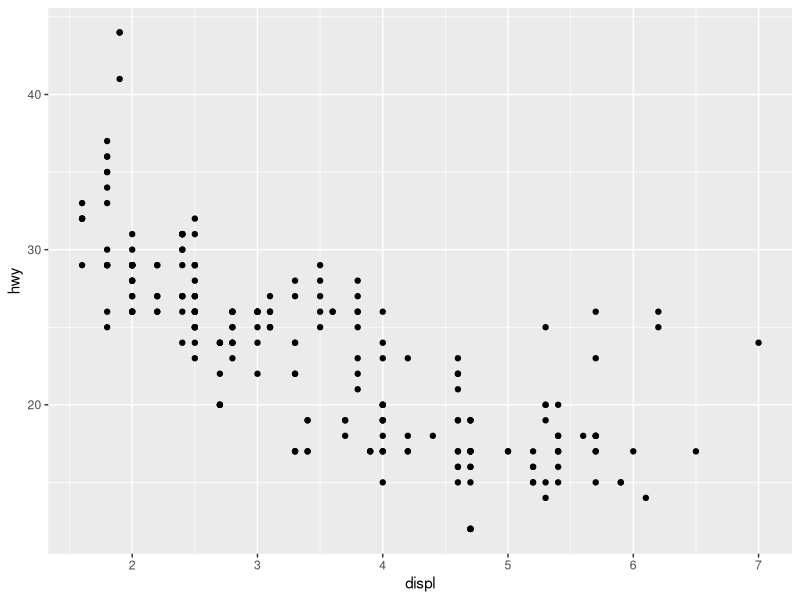
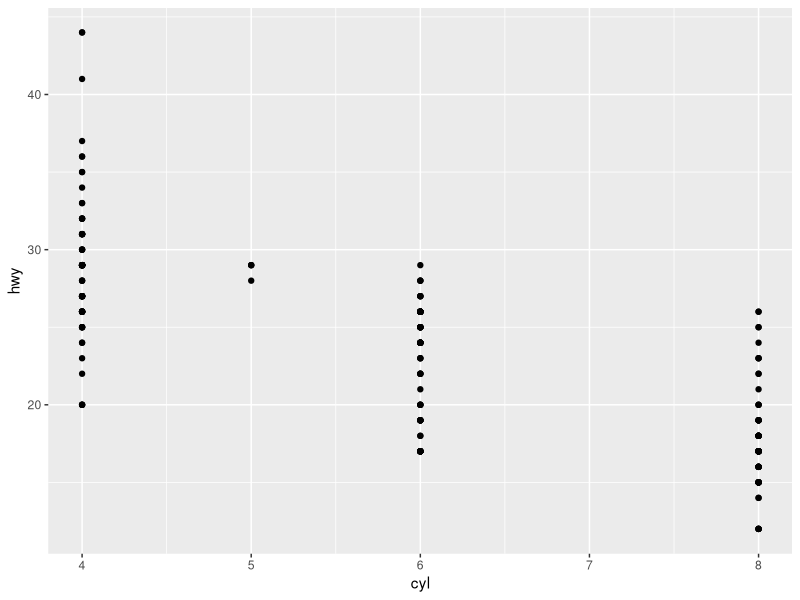
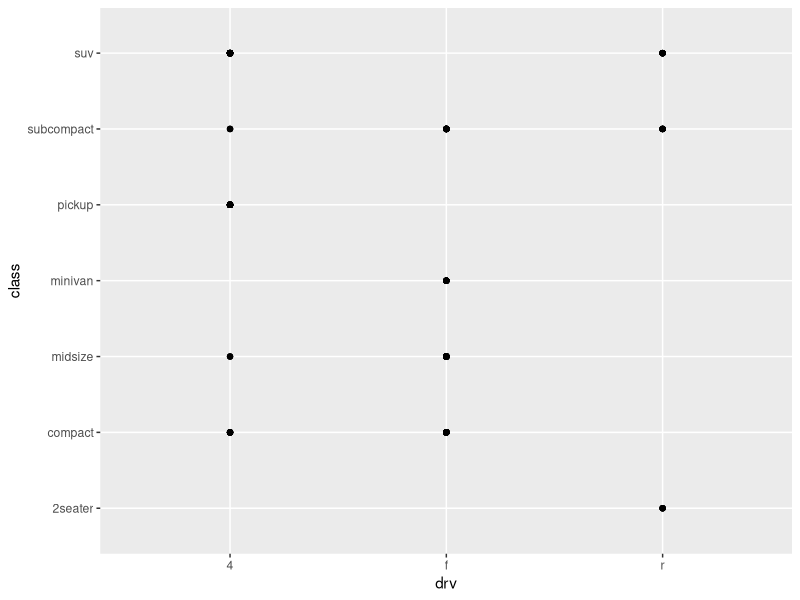
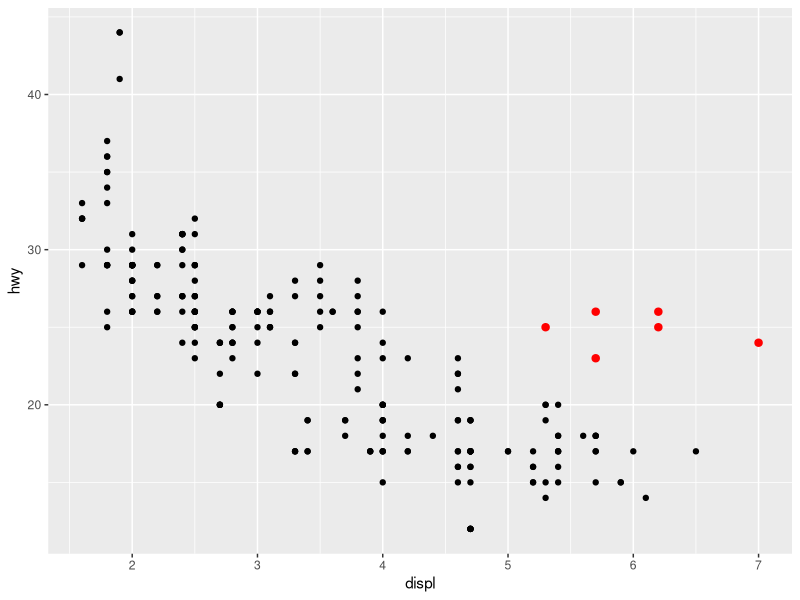
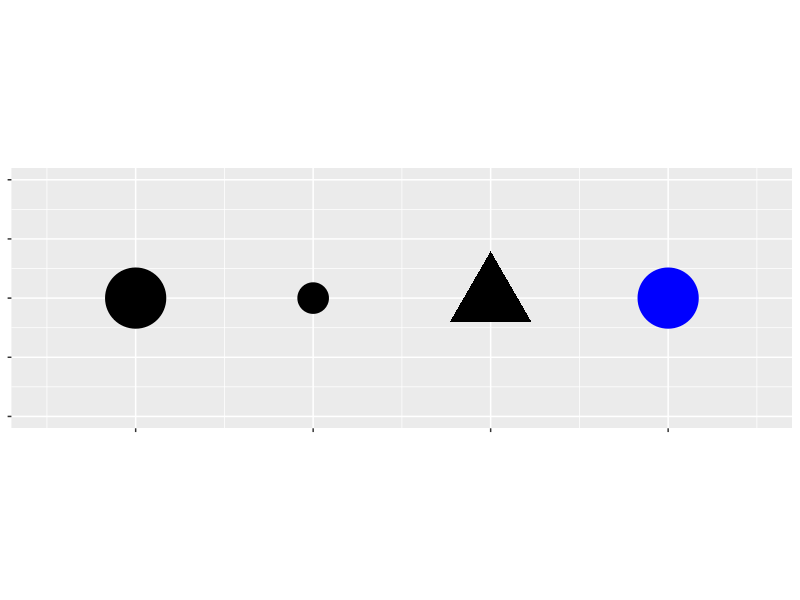
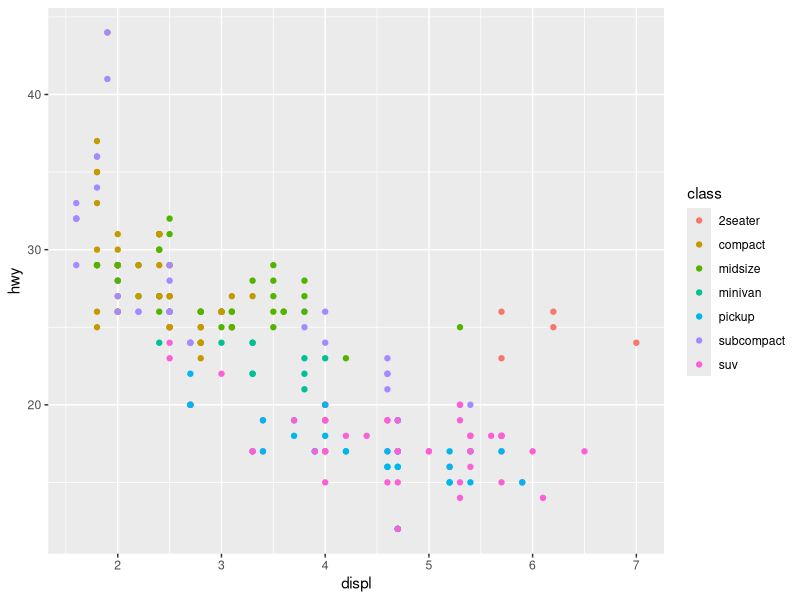
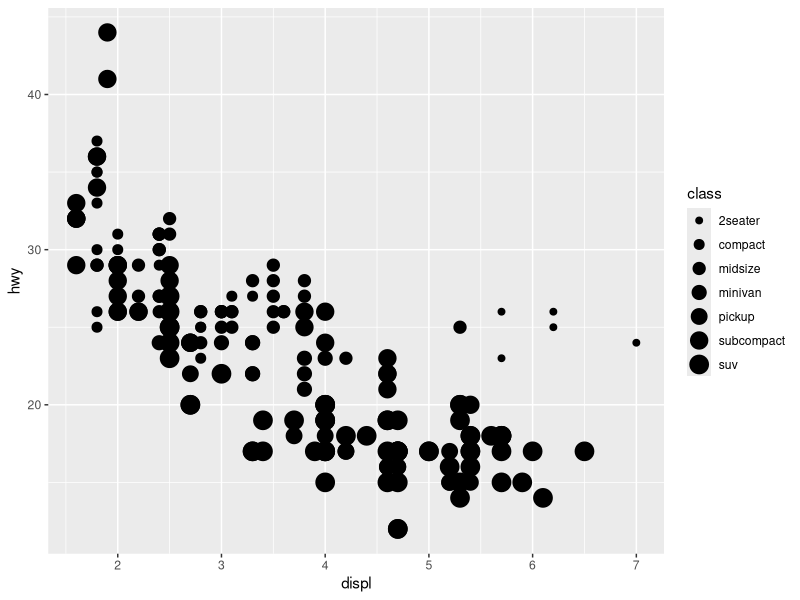
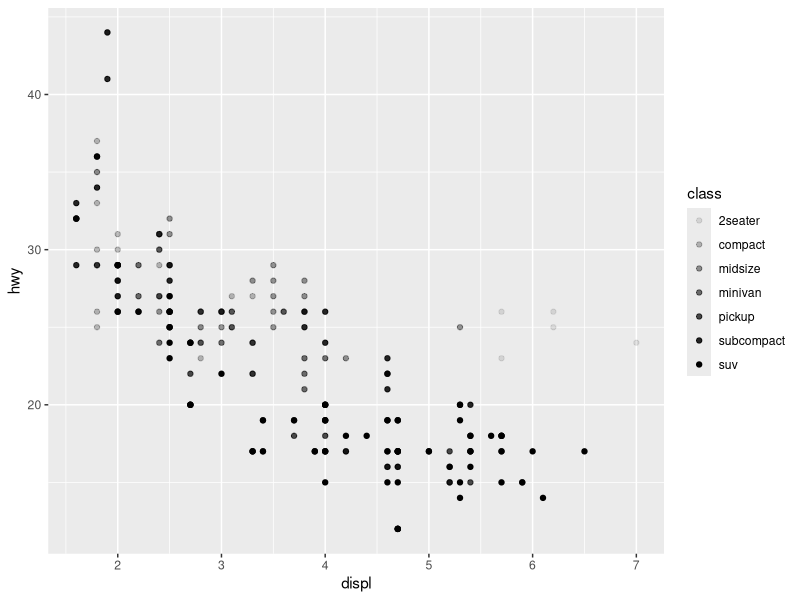

Source code (R) for these figures, in order: (Note: this script raises an error after producing the figures.)
## ---- chunk 1
set.seed(1014)
#options(digits = 3)

knitr::opts_chunk$set(comment = "#>",collapse = TRUE,cache = TRUE,out.width = "70%",fig.align = 'center',fig.width = 7,fig.asp = 0.618)

options(dplyr.print_min = 5, dplyr.print_max = 5)
## ---- chunk 2
library(tidyverse)
## ---- chunk 3
mpg
## ---- chunk 4
ggplot(data = mpg) + 
  geom_point(mapping = aes(x = displ, y = hwy))
## ---- chunk 5
dim(mpg)
## ---- chunk 6
?mpg

# drv
# f = front-wheel drive, r = rear wheel drive, 4 = 4wd

## ---- chunk 7
ggplot(mpg) +
  geom_point(aes(cyl, hwy))
## ---- chunk 8
ggplot(mpg) +
  geom_point(aes(drv, class)) # Informs of existence, nothing more.
## ---- chunk 9
ggplot(data = mpg, mapping = aes(x = displ, y = hwy)) +
  geom_point() + 
  geom_point(data = dplyr::filter(mpg, displ > 5, hwy > 20), colour = "red", size = 2.2)
## ---- chunk 10
ggplot() +
  geom_point(aes(1, 1), size = 20) +
  geom_point(aes(2, 1), size = 10) + 
  geom_point(aes(3, 1), size = 20, shape = 17) + 
  geom_point(aes(4, 1), size = 20, colour = "blue") + 
  scale_x_continuous(NULL, limits = c(0.5, 4.5), labels = NULL) + 
  scale_y_continuous(NULL, limits = c(0.9, 1.1), labels = NULL) + 
  theme(aspect.ratio = 1/3)
## ---- chunk 11
ggplot(data = mpg) + 
  geom_point(mapping = aes(x = displ, y = hwy, color = class))
## ---- chunk 12
ggplot(data = mpg) + 
  geom_point(mapping = aes(x = displ, y = hwy, size = class))
## ---- chunk 13
# Left
ggplot(data = mpg) + 
  geom_point(mapping = aes(x = displ, y = hwy, alpha = class))

# Right
ggplot(data = mpg) + 
  geom_point(mapping = aes(x = displ, y = hwy, shape = class))
## ---- chunk 14
ggplot(data = mpg) + 
  geom_point(mapping = aes(x = displ, y = hwy), color = "blue")
## ---- chunk 15
    ggplot(data = mpg) + 
      geom_point(mapping = aes(x = displ, y = hwy, color = "blue"))
## ---- chunk 16
ggplot(data = mpg) + 
  geom_point(mapping = aes(x = displ, y = hwy), color = "blue")
## ---- chunk 17
    str(mpg) # all vars are categorical except cty and hwy
## ---- chunk 18
    ggplot(mpg) +
      geom_point(aes(displ, cty, color = hwy))
## ---- chunk 19
    ggplot(mpg) +
      geom_point(aes(displ, cty, size = hwy))
## ---- chunk 20
ggplot(data = mpg) + 
  geom_point(mapping = aes(x = displ, y = hwy)) + 
  facet_wrap(~ class, nrow = 2)
## ---- chunk 21
ggplot(data = mpg) + 
  geom_point(mapping = aes(x = displ, y = hwy)) + 
  facet_grid(drv ~ cyl)
## ---- chunk 22
    ggplot(data = mpg) + 
      geom_point(mapping = aes(x = drv, y = cyl))
## ---- chunk 23
    ggplot(data = mpg) + 
      geom_point(mapping = aes(x = displ, y = hwy)) +
      facet_grid(drv ~ .)
    
    ggplot(data = mpg) + 
      geom_point(mapping = aes(x = displ, y = hwy)) +
      facet_grid(. ~ cyl)
## ---- chunk 24
    ggplot(data = mpg) + 
      geom_point(mapping = aes(x = displ, y = hwy)) + 
      facet_wrap(~ class, nrow = 2)
## ---- chunk 25
ggplot(data = mpg) + 
  geom_point(mapping = aes(x = displ, y = hwy))

ggplot(data = mpg) + 
  geom_smooth(mapping = aes(x = displ, y = hwy))
## ---- chunk 26
# left
ggplot(data = mpg) + 
  geom_point(mapping = aes(x = displ, y = hwy))

# right
ggplot(data = mpg) + 
  geom_smooth(mapping = aes(x = displ, y = hwy))
## ---- chunk 27
ggplot(data = mpg) + 
  geom_smooth(mapping = aes(x = displ, y = hwy, linetype = drv))
## ---- chunk 28
ggplot(data = mpg, mapping = aes(x = displ, y = hwy, color = drv)) + 
  geom_point() +
  geom_smooth(mapping = aes(linetype = drv))
## ---- chunk 29
ggplot(data = mpg) +
  geom_smooth(mapping = aes(x = displ, y = hwy))
              
ggplot(data = mpg) +
  geom_smooth(mapping = aes(x = displ, y = hwy, group = drv))
    
ggplot(data = mpg) +
  geom_smooth(
    mapping = aes(x = displ, y = hwy, color = drv),
    show.legend = FALSE
  )
## ---- chunk 30
ggplot(data = mpg) + 
  geom_point(mapping = aes(x = displ, y = hwy)) +
  geom_smooth(mapping = aes(x = displ, y = hwy))
## ---- chunk 31
ggplot(data = mpg, mapping = aes(x = displ, y = hwy)) + 
  geom_point(mapping = aes(color = class)) + 
  geom_smooth()
## ---- chunk 32
ggplot(data = mpg, mapping = aes(x = displ, y = hwy)) + 
  geom_point(mapping = aes(color = class)) + 
  geom_smooth(data = filter(mpg, class == "subcompact"), se = FALSE)
## ---- chunk 33
    ggplot(data = mpg, mapping = aes(x = displ, y = hwy)) + 
      geom_point() + 
      geom_smooth(se = FALSE)
## ---- chunk 34
    ggplot(data = mpg, mapping = aes(x = displ, y = hwy)) + 
      geom_smooth(aes(group = drv), se = FALSE) +
      geom_point()
## ---- chunk 35
    ggplot(data = mpg, mapping = aes(x = displ, y = hwy, color = drv)) + 
      geom_point() + 
      geom_smooth(se = FALSE)
## ---- chunk 36
    ggplot(data = mpg, mapping = aes(x = displ, y = hwy)) + 
      geom_point(aes(color = drv)) + 
      geom_smooth(se = FALSE)
## ---- chunk 37
    ggplot(data = mpg, mapping = aes(x = displ, y = hwy)) + 
      geom_point(aes(color = drv)) +
      geom_smooth(aes(linetype = drv), se = FALSE)
## ---- chunk 38
    ggplot(data = mpg, mapping = aes(x = displ, y = hwy)) + 
      geom_point(size = 4, colour = "white") + 
      geom_point(aes(colour = drv))
## ---- chunk 39
ggplot(data = diamonds) + 
  geom_bar(mapping = aes(x = cut))
## ---- chunk 40
knitr::include_graphics("images/visualization-stat-bar.png")
## ---- chunk 41
ggplot(data = diamonds) + 
  stat_count(mapping = aes(x = cut))
## ---- chunk 42
    demo <- tribble(
      ~cut,         ~freq,
      "Fair",       1610,
      "Good",       4906,
      "Very Good",  12082,
      "Premium",    13791,
      "Ideal",      21551
    )
    
    ggplot(data = demo) +
      geom_bar(mapping = aes(x = cut, y = freq), stat = "identity")
## ---- chunk 43
    ggplot(data = diamonds) + 
      geom_bar(mapping = aes(x = cut, y = ..prop.., group = 1))
## ---- chunk 44
    ggplot(data = diamonds) + 
      stat_summary(
        mapping = aes(x = cut, y = depth),
        fun.ymin = min,
        fun.ymax = max,
        fun.y = median
      )
## ---- chunk 45
ggplot(data = diamonds) + 
  geom_bar(mapping = aes(x = cut, colour = cut))
ggplot(data = diamonds) + 
  geom_bar(mapping = aes(x = cut, fill = cut))
## ---- chunk 46
ggplot(data = diamonds) + 
  geom_bar(mapping = aes(x = cut, fill = clarity))
## ---- chunk 47
    ggplot(data = diamonds, mapping = aes(x = cut, fill = clarity)) + 
      geom_bar(alpha = 1/5, position = "identity")
    ggplot(data = diamonds, mapping = aes(x = cut, colour = clarity)) + 
      geom_bar(fill = NA, position = "identity")
## ---- chunk 48
    ggplot(data = diamonds) + 
      geom_bar(mapping = aes(x = cut, fill = clarity), position = "fill")
## ---- chunk 49
    ggplot(data = diamonds) + 
      geom_bar(mapping = aes(x = cut, fill = clarity), position = "dodge")
## ---- chunk 50
ggplot(data = mpg) + 
  geom_point(mapping = aes(x = displ, y = hwy))
## ---- chunk 51
ggplot(data = mpg) + 
  geom_point(mapping = aes(x = displ, y = hwy), position = "jitter")
## ---- chunk 52
    ggplot(data = mpg, mapping = aes(x = cty, y = hwy)) + 
      geom_point()
## ---- chunk 53
    ggplot(data = mpg, mapping = aes(x = class, y = hwy)) + 
      geom_boxplot()
    ggplot(data = mpg, mapping = aes(x = class, y = hwy)) + 
      geom_boxplot() +
      coord_flip()
## ---- chunk 54
    nz <- map_data("nz")

    ggplot(nz, aes(long, lat, group = group)) +
      geom_polygon(fill = "white", colour = "black")

    ggplot(nz, aes(long, lat, group = group)) +
      geom_polygon(fill = "white", colour = "black") +
      coord_quickmap()
## ---- chunk 55
    bar <- ggplot(data = diamonds) + 
      geom_bar(
        mapping = aes(x = cut, fill = cut), 
        show.legend = FALSE,
        width = 1
      ) + 
      theme(aspect.ratio = 1) +
      labs(x = NULL, y = NULL)
    
    bar + coord_flip()
    bar + coord_polar()
## ---- chunk 56
    ggplot(data = mpg, mapping = aes(x = cty, y = hwy)) +
      geom_point() + 
      geom_abline() +
      coord_fixed()
## ---- chunk 57
knitr::include_graphics("images/visualization-grammar-1.png")
## ---- chunk 58
knitr::include_graphics("images/visualization-grammar-2.png")
## ---- chunk 59
knitr::include_graphics("images/visualization-grammar-3.png")
